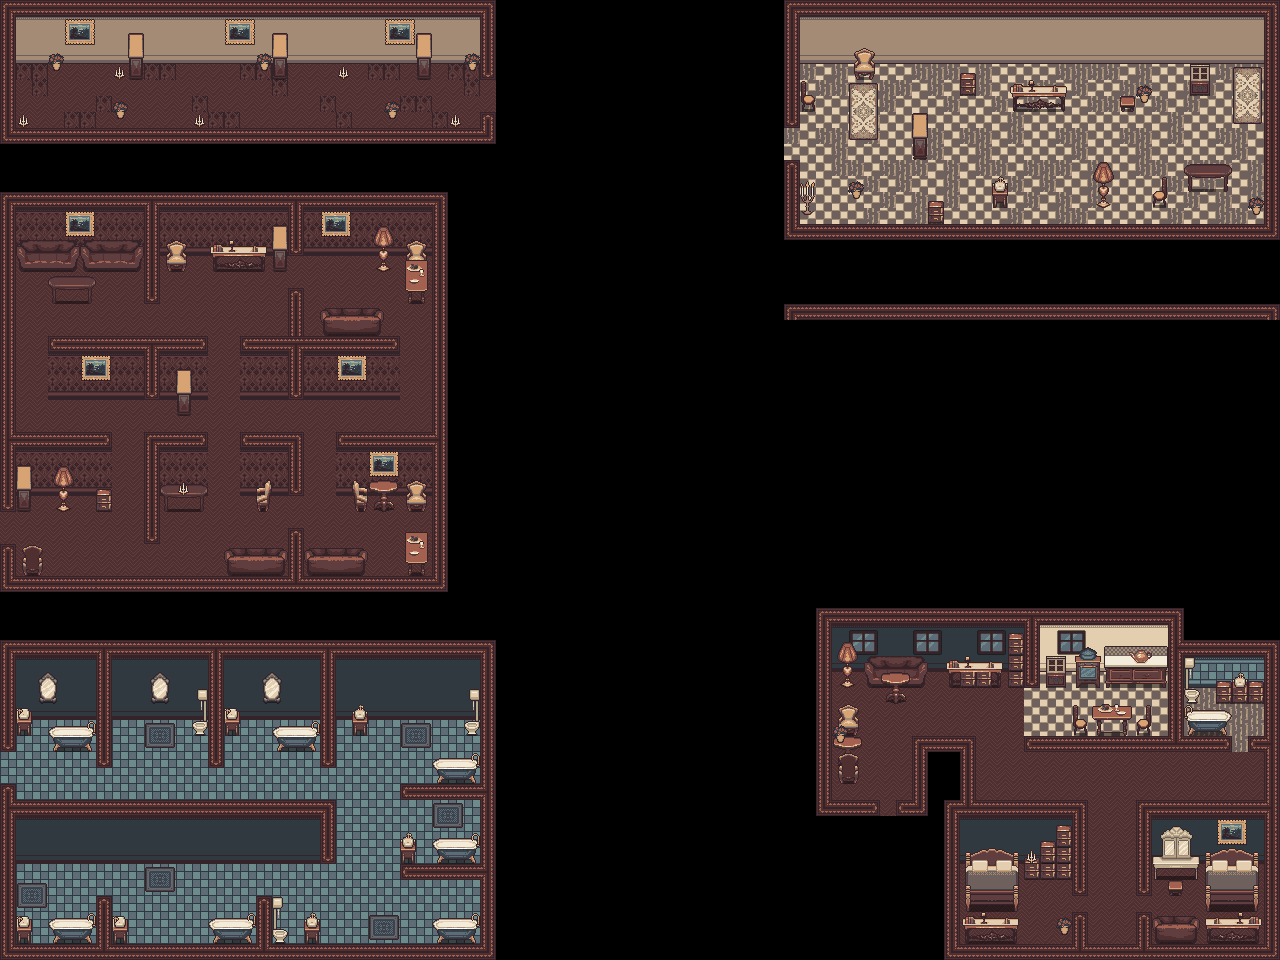

Rendered tile map (Tiled .tmx) drawn with the repository's tilesets; below, a short description and the map source with its tile grids summarised:
An orthogonal 80x60 tile map with 16x16 px tiles, 5 tile layers (pisos/paredes, ventanas y otros, alfombras, muebles principales, ...) and 189 objects (cama, nota-abuela, cepilloDientesAbuela, linternaGlenn, espejoAbuela, ...).

<map version="1.10" tiledversion="1.12.2" orientation="orthogonal" renderorder="right-down" width="80" height="60" tilewidth="16" tileheight="16" infinite="0" nextlayerid="11" nextobjectid="269">
 <tileset firstgid="1" source="Muebles y Paredes.tsx" />
 <layer id="1" name="pisos/paredes" width="80" height="60">
  <data>[4800 cells, 2644 non-empty, 34 distinct tile ids]</data>
 </layer>
 <layer id="5" name="ventanas y otros" width="80" height="60">
  <data>[4800 cells, 45 non-empty, 11 distinct tile ids]</data>
 </layer>
 <layer id="7" name="alfombras" width="80" height="60">
  <data>[4800 cells, 0 non-empty, 0 distinct tile ids]</data>
 </layer>
 <layer id="3" name="muebles principales" width="80" height="60">
  <data>[4800 cells, 465 non-empty, 155 distinct tile ids]</data>
 </layer>
 <layer id="4" name="detalles sobre muebles" width="80" height="60">
  <data>[4800 cells, 30 non-empty, 20 distinct tile ids]</data>
 </layer>
 <objectgroup id="9" name="interacciones">
  <object id="133" name="cama" x="966.667" y="861.667" width="65" height="56.3333" />
  <object id="135" name="nota-abuela" x="873" y="752.375" width="27" height="17.75" />
  <object id="202" name="cepilloDientesAbuela" x="31.3333" y="927.333" width="18" height="15.3333" />
  <object id="212" name="linternaGlenn" x="1040" y="880.182" width="15.8182" height="15.8182" />
  <object id="241" name="espejoAbuela" x="302.5" y="320.25" width="17.75" height="16.5" />
  <object id="245" name="fotoFinal" x="1039" y="128.5" width="16.5" height="16.5" />
  <object id="249" name="abuela" x="899.625" y="744.25" width="10.75" height="12.75" />
  <object id="251" name="tazaAbuela" x="1212" y="201" width="35" height="20.5" />
  <object id="253" name="spawnCasa" x="888.364" y="790.182">
   <point />
  </object>
  <object id="259" name="cura2" x="1168" y="112.5" width="15.5" height="15.25" />
  <object id="264" name="cura1" x="896" y="176" width="16" height="16" />
  <object id="266" name="cura3" x="896.5" y="80.25" width="15" height="16.25" />
  <object id="268" name="notaCama" x="1184" y="894.5" width="17.5" height="18" />
 </objectgroup>
 <objectgroup id="6" name="paredes y muebles">
  <object id="1" gid="27" x="526" y="144.667" width="16" height="16" />
  <object id="2" gid="27" x="524" y="201.333" width="16" height="16" />
  <object id="3" x="889.333" y="666" width="16" height="35.3333" />
  <object id="11" x="877.666" y="659.667" width="41.3333" height="20.6667" />
  <object id="13" x="1011" y="643" width="13.6667" height="37" />
  <object id="14" x="845.333" y="644" width="7.66667" height="41.3333" />
  <object id="15" x="840.666" y="706.917" width="16.6667" height="75.0833" />
  <object id="22" x="1076" y="711.167" width="11" height="22.1667" />
  <object id="23" x="1139.33" y="712.167" width="11.3333" height="19.8333" />
  <object id="24" x="1099" y="709" width="28.3333" height="24.3333" />
  <object id="25" x="1188.33" y="695.667" width="9.66667" height="7" />
  <object id="26" x="1189" y="708.333" width="40" height="26.3333" />
  <object id="27" x="1222" y="689" width="40.6667" height="13" />
  <object id="28" x="974" y="866.667" width="37.3333" height="34.3333" />
  <object id="29" x="1031" y="864.333" width="34.6667" height="12" />
  <object id="30" x="965" y="918" width="54.6667" height="22.3333" />
  <object id="31" x="1063.33" y="918.667" width="4.66667" height="18" />
  <object id="32" x="1161.33" y="926.667" width="34" height="13.6667" />
  <object id="33" x="1206" y="911.667" width="57.3333" height="29" />
  <object id="34" x="1212.33" y="864.333" width="42.3333" height="38" />
  <object id="35" x="1172.67" y="883" width="8.33333" height="6" />
  <object id="36" x="1162" y="860.667" width="30.3333" height="13" />
  <object id="40" x="820.666" y="611.333" width="352.333" height="9.66667" />
  <object id="41" x="1030.33" y="740" width="199" height="7.66667" />
  <object id="42" x="1252" y="738.667" width="28" height="9.66667" />
  <object id="43" x="916.416" y="739.75" width="57.3333" height="8.25" />
  <object id="44" x="1173" y="643.333" width="107.667" height="9.66667" />
  <object id="45" x="819.333" y="803" width="59.6667" height="10" />
  <object id="46" x="900.333" y="802.75" width="25.9167" height="10.75" />
  <object id="47" x="953.333" y="804.333" width="130.333" height="9.33333" />
  <object id="48" x="1141.67" y="804.333" width="137" height="9" />
  <object id="49" x="951" y="948" width="322.333" height="7.66667" />
  <object id="50" x="820.166" y="613.333" width="7.33333" height="195" />
  <object id="51" x="917.25" y="740" width="9.16667" height="71.4167" />
  <object id="52" x="964.75" y="739.917" width="7.83333" height="72" />
  <object id="53" x="948.666" y="804.333" width="10" height="145.333" />
  <object id="54" x="1076.67" y="805.333" width="8.33333" height="86.6667" />
  <object id="55" x="1076.33" y="915.667" width="9" height="34.3333" />
  <object id="56" x="1141.33" y="915" width="8.33333" height="38" />
  <object id="57" x="1142" y="810.667" width="8.33333" height="81.3333" />
  <object id="58" x="1029.33" y="610.667" width="8" height="74" />
  <object id="59" x="1171.67" y="611.333" width="11.3333" height="130.667" />
  <object id="60" x="1269.33" y="644.333" width="9.33333" height="311.667" />
  <object id="66" name="spawn" x="1047" y="912.333">
   <point />
  </object>
  <object id="69" x="959" y="813.667" width="118" height="49" />
  <object id="70" x="1150.33" y="813.667" width="119.333" height="47.6667" />
  <object id="71" x="1181.33" y="652" width="89" height="35.5" />
  <object id="72" x="1039.33" y="620.5" width="130.5" height="51.5" />
  <object id="73" x="826.833" y="620.5" width="203.5" height="49.5" />
  <object id="76" x="950.333" y="666.5" width="53.5" height="11" />
  <object id="78" x="0" y="0.666667" width="494.667" height="60" />
  <object id="79" x="1.33333" y="128" width="493.333" height="12" />
  <object id="80" x="481.333" y="58" width="14" height="20" />
  <object id="81" x="480.667" y="112.667" width="14" height="26" />
  <object id="82" x="0" y="55.3333" width="14.6667" height="79.3333" />
  <object id="84" x="51" y="61" width="11" height="4.58333" />
  <object id="85" x="115.333" y="68.6667" width="8.66667" height="2" />
  <object id="86" x="128" y="59.3333" width="16" height="8.9167" />
  <object id="87" x="115.667" y="108.75" width="10.3333" height="6.0833" />
  <object id="88" x="197" y="122.417" width="6.33333" height="3.5833" />
  <object id="89" x="258.667" y="61" width="9.33333" height="8" />
  <object id="90" x="274" y="60.3333" width="12.3333" height="12.0606" />
  <object id="92" x="387.25" y="105.758" width="11.0833" height="9.36364" />
  <object id="93" x="417.485" y="54.1212" width="12.3333" height="19" />
  <object id="94" x="452" y="119.833" width="8.33333" height="6.16667" />
  <object id="95" x="465.333" y="61.3333" width="14" height="8.66667" />
  <object id="98" name="spawnAbuela" x="888" y="764">
   <point />
  </object>
  <object id="100" x="784" y="0" width="494.667" height="14.6667" />
  <object id="101" x="783.333" y="224.667" width="496.667" height="14" />
  <object id="102" x="1265.33" y="1.33333" width="14" height="227.333" />
  <object id="104" x="801.5" y="95.75" width="13.5" height="14.25" />
  <object id="105" x="855.25" y="64" width="18.5" height="11" />
  <object id="106" x="960.25" y="74.25" width="15" height="20.5" />
  <object id="107" x="850.5" y="182.5" width="11" height="15" />
  <object id="108" x="801.25" y="184.5" width="10.75" height="28" />
  <object id="109" x="928" y="201.25" width="14.75" height="24.75" />
  <object id="110" x="991.25" y="181" width="15.5" height="25.75" />
  <object id="111" x="912.25" y="113.25" width="15.25" height="46" />
  <object id="112" x="1096.75" y="162.5" width="12.25" height="44.25" />
  <object id="113" x="1153.25" y="191.75" width="10.75" height="13" />
  </objectgroup>
</map>
<!-- 96 of 189 objects omitted -->
